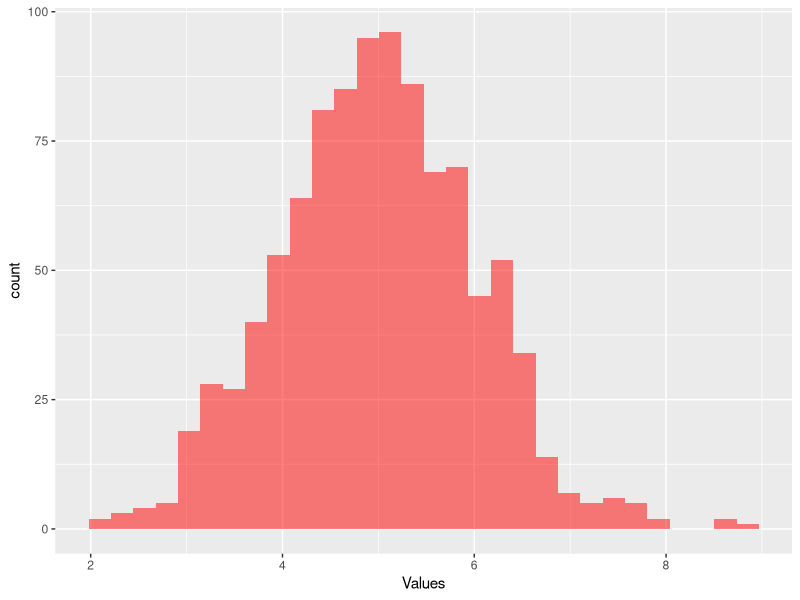

Write R code to recreate this figure.
## ---- chunk 1
norm_26 <- rnorm(26)
## ---- chunk 2
# Exclude the mean - fourth element in the vector
summary(norm_26)[-4]
## ---- chunk 3
n <- 100
d <- 10
pois_100 <- matrix(rpois(n, 1), d)
## ---- chunk 4
# max columns randomly gives the index when there is a tie
max_i <- max.col(pois_100)
# index the original values with max_i nice to have the index
pois_100[cbind(seq(10),max_i)]

# Or use apply - tidier solution
apply(X = pois_100, MARGIN = 1, FUN = max)

# Use apply with an anonymous function - flexible
row_max <- apply(X = pois_100, MARGIN = 1, FUN = function(x){max(x)})
## ---- chunk 5
list_r <- list(pois_100, row_max)
## ---- chunk 6
lapply(list_r,FUN = length)

## ---- chunk 7
row_max <- function(x){
  apply(X = x, MARGIN = 1, FUN = function(x){max(x)})
}
row_max(pois_100)
## ---- chunk 8
sim_values <- function(n, dist = "Normal", ...) {
  
  if (tolower(dist) == "normal") {
    mean <- list(...)$mean
    sd <- list(...)$sd
    if (is.null(mean)) {
      mean <- 0
    }
    if (is.null(sd)) {
      sd <- 1
    }
    rnorm(n, mean, sd)
  }
  
  else if (tolower(dist) == "poisson"){
    lambda <- list(...)$lambda
    if (is.null(lambda)) {
      lambda <- 1
    }
    rpois(n, lambda)
  }
  
  else if (tolower(dist) == "binomial") {
    size <- list(...)$size
    prob <- list(...)$prob
    if (is.null(size)) {
      size <- 10
    }
    if (is.null(prob)) {
      prob <- 0.5
    }
    rbinom(n, size, prob)
  }
  
}
## ---- chunk 9
library(ggplot2)
df_sim <- data.frame(Values =sim_values(1000, dist = "NORMAL", mean = 5))

ggplot() + geom_histogram(data = df_sim, mapping = aes(Values), bins = 30, fill = "red", alpha = 0.5)
